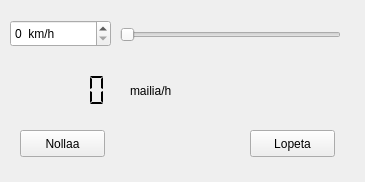
<?xml version="1.0" encoding="UTF-8"?>
<ui version="4.0">
 <class>Paaikkuna</class>
 <widget class="QWidget" name="Paaikkuna">
  <property name="geometry">
   <rect>
    <x>0</x>
    <y>0</y>
    <width>365</width>
    <height>182</height>
   </rect>
  </property>
  <property name="windowTitle">
   <string>km/h -&gt; mailia/h</string>
  </property>
  <widget class="QPushButton" name="nollaa_button">
   <property name="geometry">
    <rect>
     <x>20</x>
     <y>130</y>
     <width>85</width>
     <height>27</height>
    </rect>
   </property>
   <property name="text">
    <string>Nollaa</string>
   </property>
  </widget>
  <widget class="QPushButton" name="lopetaButton">
   <property name="geometry">
    <rect>
     <x>250</x>
     <y>130</y>
     <width>85</width>
     <height>27</height>
    </rect>
   </property>
   <property name="text">
    <string>Lopeta</string>
   </property>
  </widget>
  <widget class="QSpinBox" name="kmh_spinbox">
   <property name="geometry">
    <rect>
     <x>10</x>
     <y>20</y>
     <width>101</width>
     <height>27</height>
    </rect>
   </property>
   <property name="layoutDirection">
    <enum>Qt::LeftToRight</enum>
   </property>
   <property name="suffix">
    <string>  km/h</string>
   </property>
   <property name="maximum">
    <number>300</number>
   </property>
  </widget>
  <widget class="QSlider" name="kmh_slider">
   <property name="geometry">
    <rect>
     <x>120</x>
     <y>20</y>
     <width>221</width>
     <height>29</height>
    </rect>
   </property>
   <property name="maximum">
    <number>300</number>
   </property>
   <property name="orientation">
    <enum>Qt::Horizontal</enum>
   </property>
  </widget>
  <widget class="QLabel" name="mailiLabel">
   <property name="geometry">
    <rect>
     <x>130</x>
     <y>80</y>
     <width>81</width>
     <height>21</height>
    </rect>
   </property>
   <property name="text">
    <string>mailia/h</string>
   </property>
  </widget>
  <widget class="QLCDNumber" name="miles_lcd">
   <property name="geometry">
    <rect>
     <x>20</x>
     <y>70</y>
     <width>91</width>
     <height>41</height>
    </rect>
   </property>
   <property name="frameShape">
    <enum>QFrame::NoFrame</enum>
   </property>
   <property name="segmentStyle">
    <enum>QLCDNumber::Flat</enum>
   </property>
  </widget>
 </widget>
 <layoutdefault spacing="6" margin="11"/>
 <resources/>
 <connections>
  <connection>
   <sender>lopetaButton</sender>
   <signal>clicked()</signal>
   <receiver>Paaikkuna</receiver>
   <slot>close()</slot>
   <hints>
    <hint type="sourcelabel">
     <x>279</x>
     <y>267</y>
    </hint>
    <hint type="destinationlabel">
     <x>202</x>
     <y>259</y>
    </hint>
   </hints>
  </connection>
  <connection>
   <sender>kmh_slider</sender>
   <signal>sliderMoved(int)</signal>
   <receiver>kmh_spinbox</receiver>
   <slot>setValue(int)</slot>
   <hints>
    <hint type="sourcelabel">
     <x>170</x>
     <y>73</y>
    </hint>
    <hint type="destinationlabel">
     <x>100</x>
     <y>74</y>
    </hint>
   </hints>
  </connection>
  <connection>
   <sender>kmh_spinbox</sender>
   <signal>valueChanged(int)</signal>
   <receiver>kmh_slider</receiver>
   <slot>setValue(int)</slot>
   <hints>
    <hint type="sourcelabel">
     <x>106</x>
     <y>60</y>
    </hint>
    <hint type="destinationlabel">
     <x>178</x>
     <y>66</y>
    </hint>
   </hints>
  </connection>
 </connections>
</ui>
